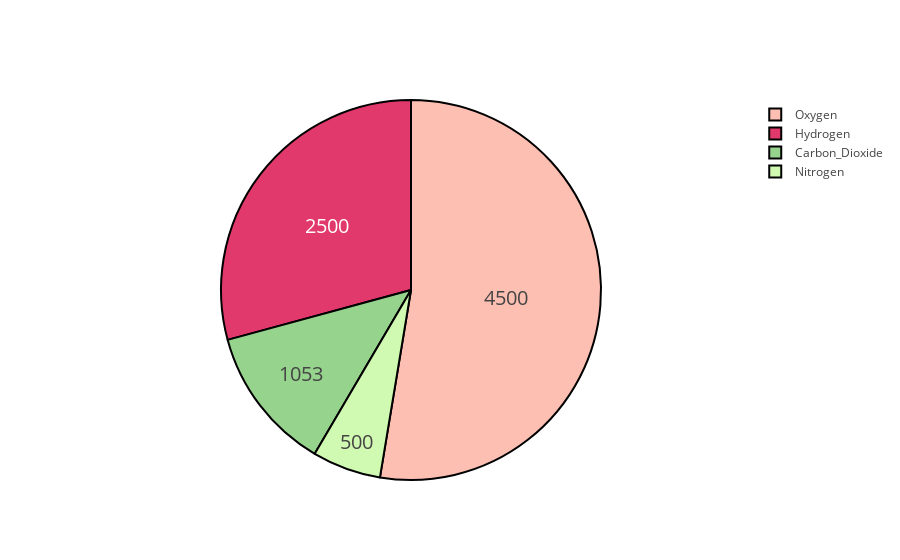

Notebook code for this chart:
### Markdown cell above
# Styled Pie Chart

### Code cell
labels = ['Oxygen','Hydrogen','Carbon_Dioxide','Nitrogen']
values = [4500,2500,1053,500]
colors = ['#FEBFB3', '#E1396C', '#96D38C', '#D0F9B1']

trace = go.Pie(
    labels=labels, values=values,
    hoverinfo='label+percent', 
    textinfo='value', 
    textfont=dict(size=20),
    marker=dict(
        colors=colors, 
        line=dict(color='#000000', width=2)
    )
)
plotly.offline.iplot([trace], filename='styled_pie_chart')

### Figure 1 — Plotly figure (JSON) as saved in the notebook; plotly's stock layout.template omitted (floating-point values rounded to 4 significant figures)
{"data": [{"hoverinfo": "label+percent", "labels": ["Oxygen", "Hydrogen", "Carbon_Dioxide", "Nitrogen"], "marker": {"colors": ["#FEBFB3", "#E1396C", "#96D38C", "#D0F9B1"], "line": {"color": "#000000", "width": 2}}, "textfont": {"size": 20}, "textinfo": "value", "type": "pie", "uid": "595b33b4-b572-44f5-9a18-99eeea5b0286", "values": [4500, 2500, 1053, 500]}], "layout": {}}
